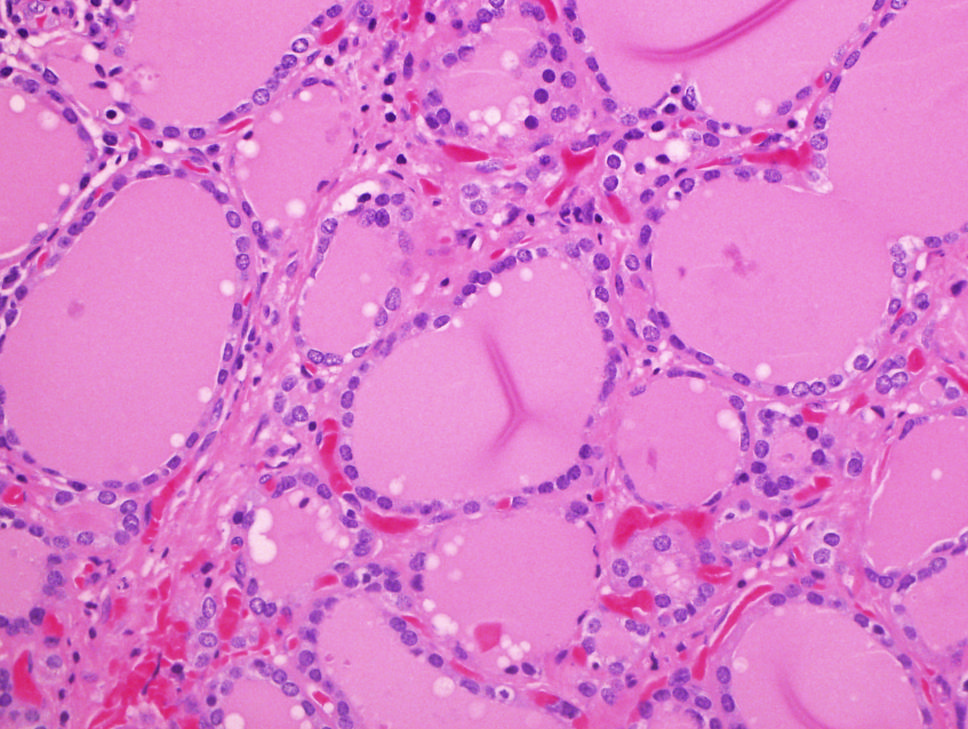
#> input picture original-image/img32.tif, 968 x 729 px, shrunk from 1360 x 1024 before the run
$ jupyter execute notebook-hexa.ipynb
#> lines starting #> are read from the running program, lines starting #| are printed output that depends on the picture; after the words box and inside, x2 and y2 are one past the last pixel; in counts of white or black regions, pixels touching at a corner belong together
[cell 1]
import cv2
import os
import logging
import numpy as np

# Set up logging
logging.basicConfig(level=logging.INFO)

def extract_nuclei(image_path, output_folder, threshold_value=150, output_format='png',
                  lower_violet=np.array([125, 50, 50]), upper_violet=np.array([160, 255, 255]),
                  min_contour_area=100, min_circularity=0.7):
    """
    Extracts nuclei from a histopathology image and saves them as separate images.

    Parameters:
    - image_path: str, path to the input image.
    - output_folder: str, path to the folder where extracted images will be saved.
    - threshold_value: int, threshold value for binary thresholding.
    - output_format: str, format for saving extracted images ('png').
    - lower_violet: np.array, lower HSV range for nucleus color segmentation.
    - upper_violet: np.array, upper HSV range for nucleus color segmentation.
    - min_contour_area: int, minimum area of contours to be considered as nuclei.
    - min_circularity: float, minimum circularity of contours to be considered as nuclei.
    """
#> called with image_path = './../original-image/img32.tif', output_folder = './../extracted-nuclei', threshold_value = 150, output_format = 'png', lower_violet = array of shape (3,), upper_violet = array of shape (3,), min_contour_area = 100, min_circularity = 0.7
    # Load the image
    image = cv2.imread(image_path)
#> image is the input picture: shape (729, 968, 3); mean B, G, R 204.1, 125.3, 221.2
    if image is None:
        raise ValueError(f"Image at path '{image_path}' could not be loaded. Please check the path.")

    # Convert to HSV color space for better color segmentation
    hsv = cv2.cvtColor(image, cv2.COLOR_BGR2HSV)
#> hsv: shape (729, 968, 3); mean H, S, V 155.2, 113.9, 223.9

    # Create a mask for nuclei based on color
    mask = cv2.inRange(hsv, lower_violet, upper_violet)
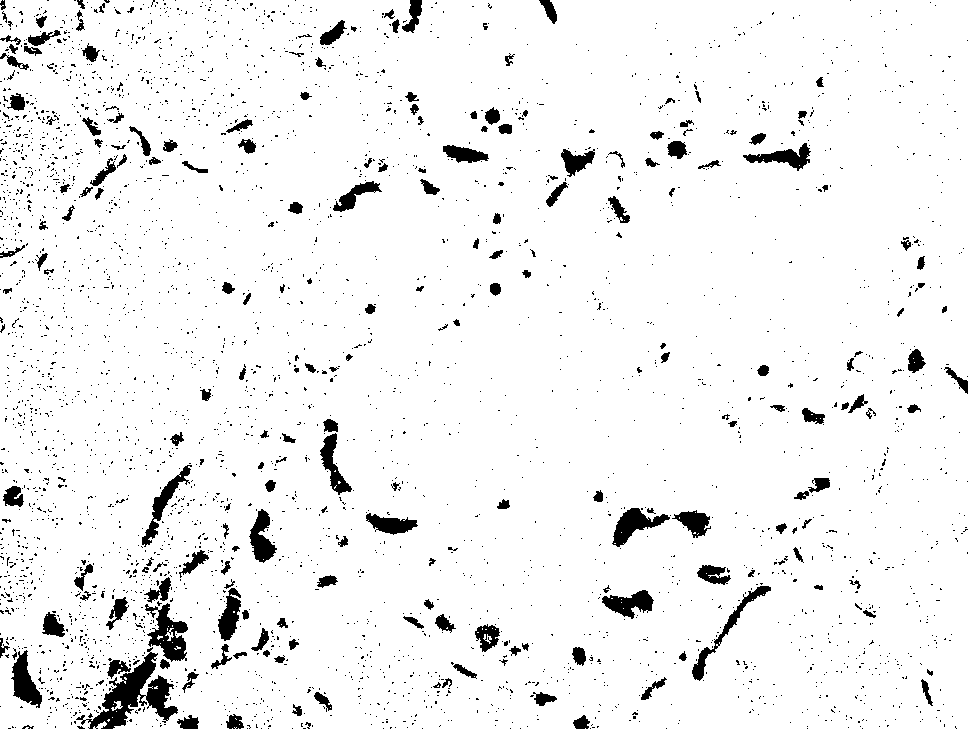
#> mask: shape (729, 968); 94.5% white; 3441 black regions (3226 under 20 px), largest, box (x1, y1, x2, y2) and area: (76, 647, 178, 729) 2688, (145, 603, 188, 662) 1208, (612, 508, 670, 547) 929

    # Apply morphological operations to remove small noises and fill gaps
    kernel = cv2.getStructuringElement(cv2.MORPH_ELLIPSE, (5, 5))
    mask = cv2.morphologyEx(mask, cv2.MORPH_OPEN, kernel, iterations=2)
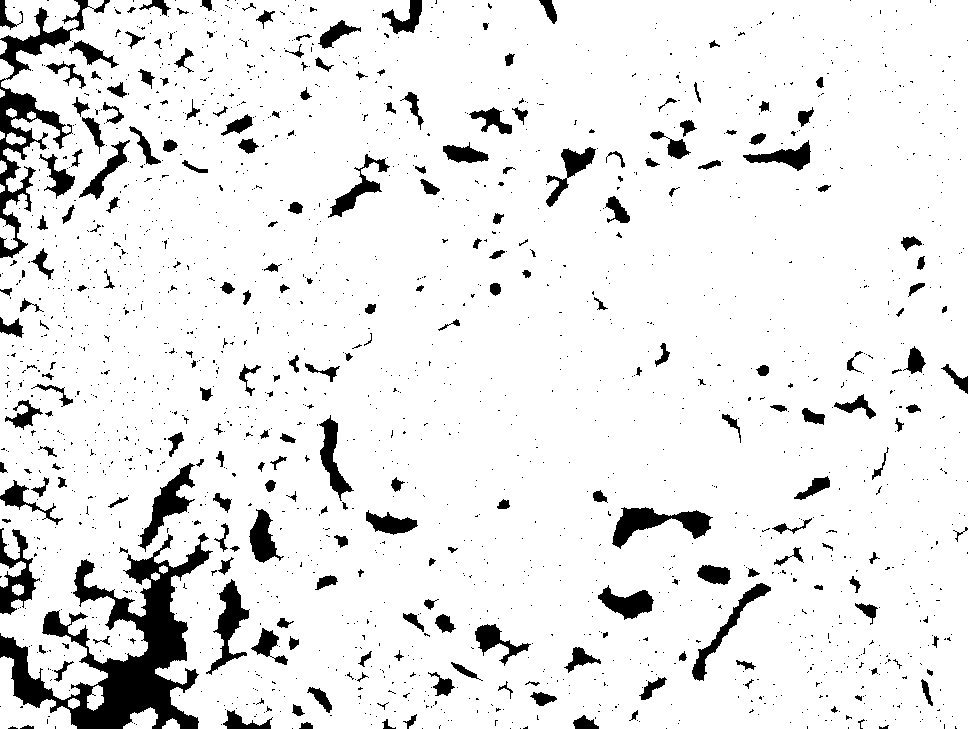
#> mask: shape (729, 968); 91.1% white; 1884 black regions (1647 under 20 px), largest, box (x1, y1, x2, y2) and area: (0, 533, 213, 729) 13815, (0, 0, 110, 258) 5000, (612, 507, 713, 549) 1770
    mask = cv2.morphologyEx(mask, cv2.MORPH_CLOSE, kernel, iterations=2)
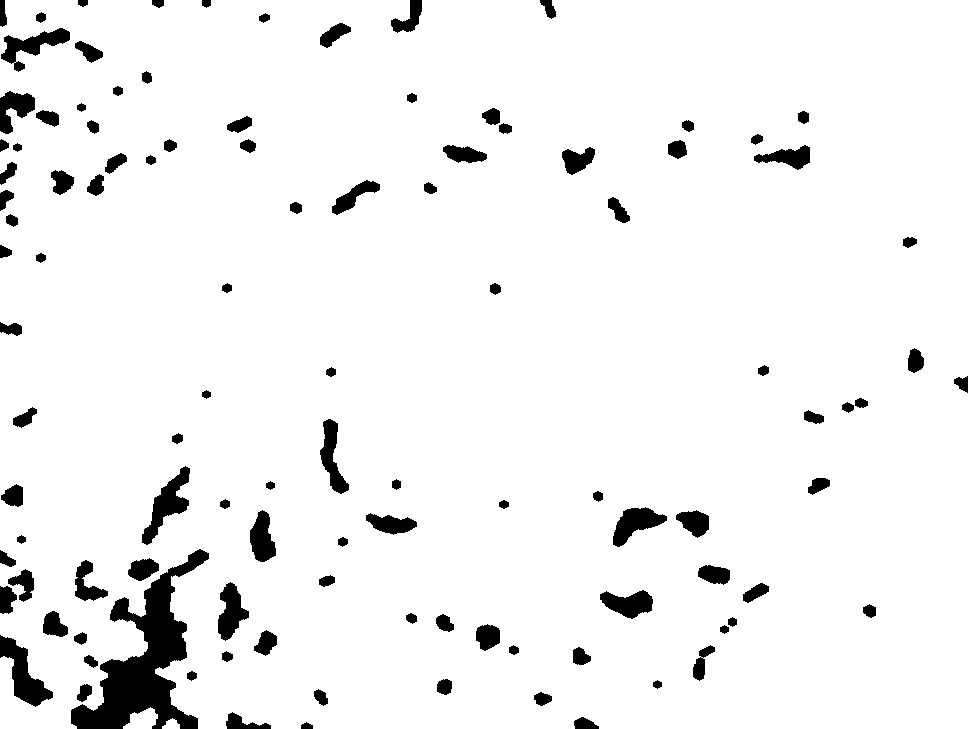
#> mask: shape (729, 968); 94.5% white; 109 black regions, largest, box (x1, y1, x2, y2) and area: (71, 549, 209, 729) 8796, (0, 635, 53, 707) 1538, (142, 466, 190, 545) 1369

    # Bitwise-AND mask and original image
    res = cv2.bitwise_and(image, image, mask=mask)
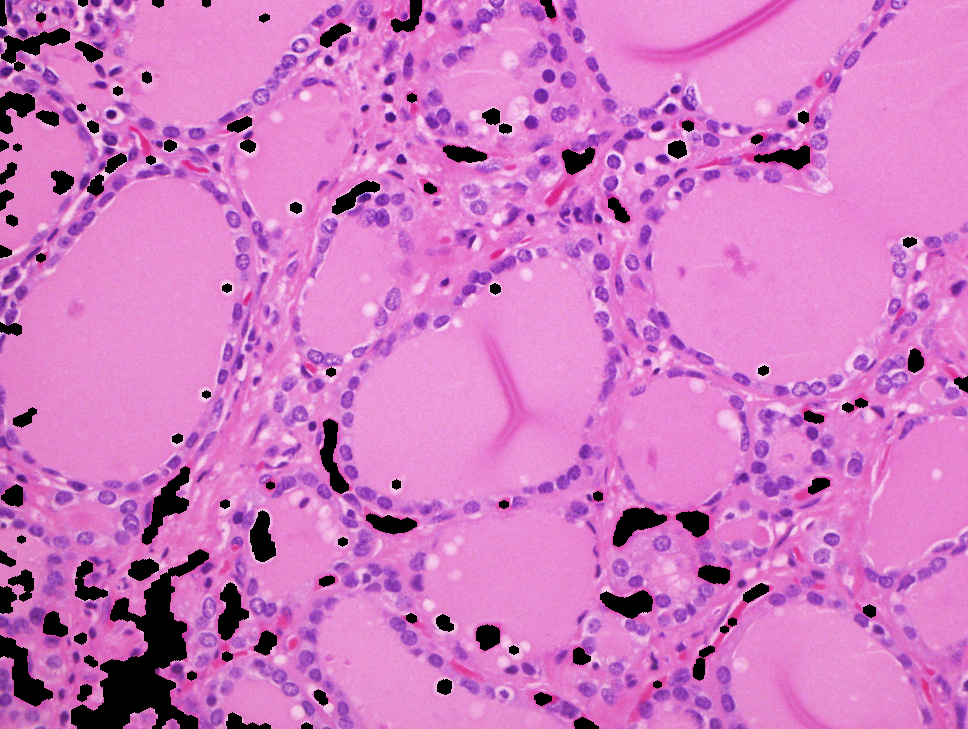
#> res: shape (729, 968, 3); mean B, G, R 194.4, 119.8, 208.9

    # Convert the result to grayscale
    gray = cv2.cvtColor(res, cv2.COLOR_BGR2GRAY)
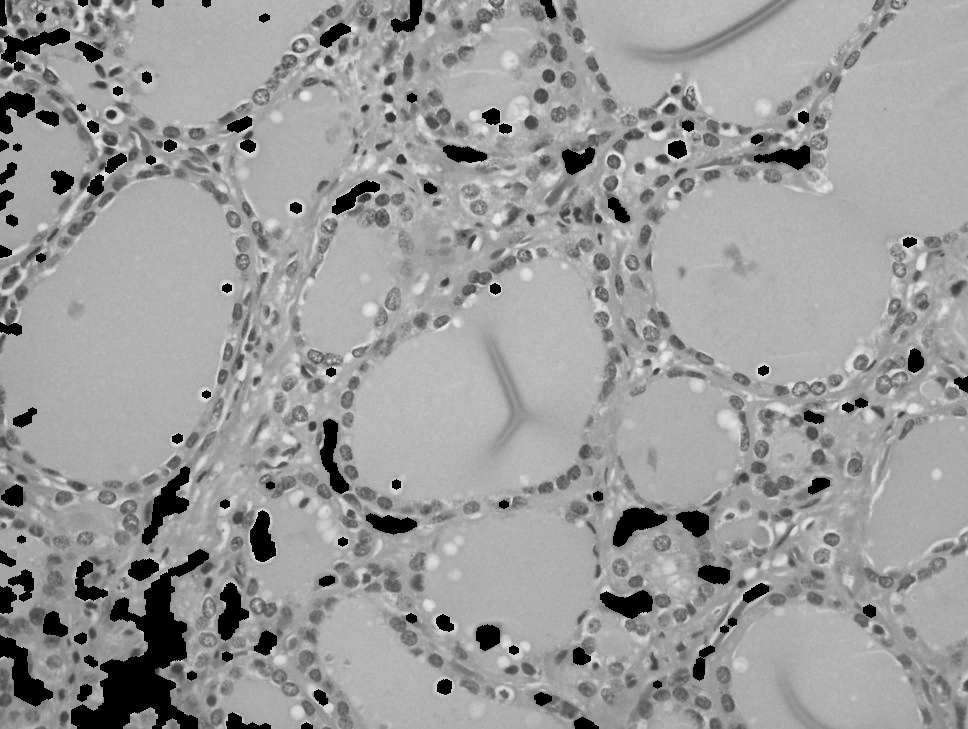
#> gray: shape (729, 968); min 0, max 240, mean 154.9

    # Blur the image to reduce noise before thresholding
    blurred = cv2.GaussianBlur(gray, (5, 5), 0)

    # Adaptive thresholding for better handling of varying lighting conditions
    thresh = cv2.adaptiveThreshold(blurred, 255,
                                   cv2.ADAPTIVE_THRESH_GAUSSIAN_C,
                                   cv2.THRESH_BINARY_INV, 11, 2)
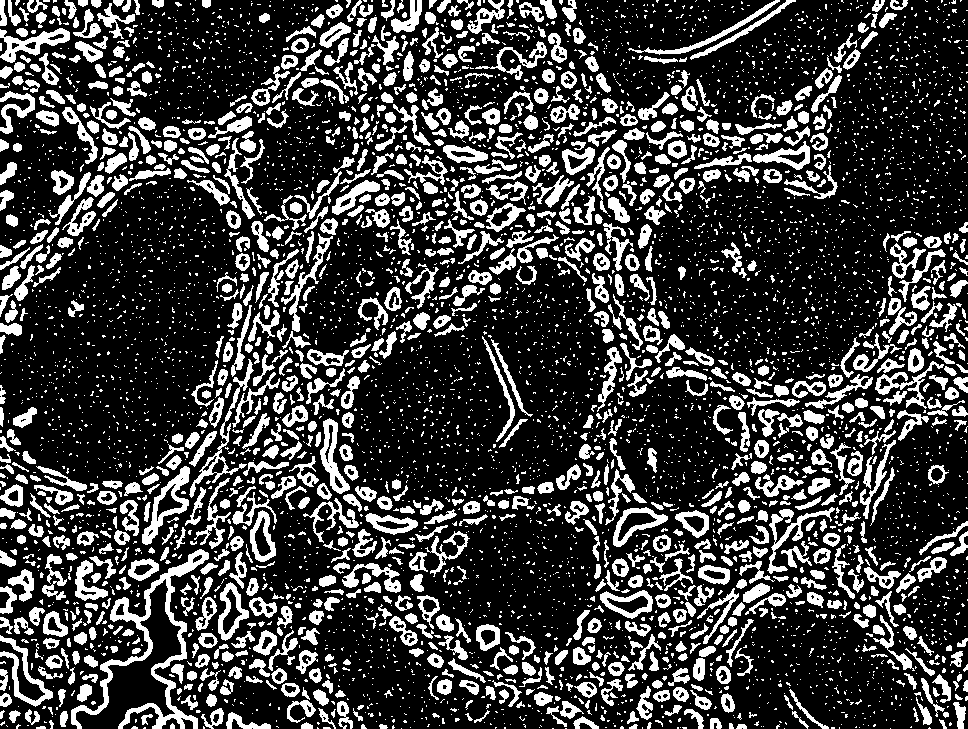
#> thresh: shape (729, 968); 24.6% white; 5743 white regions (4442 under 20 px)

    # Find contours of the nuclei
    contours, _ = cv2.findContours(thresh, cv2.RETR_EXTERNAL, cv2.CHAIN_APPROX_SIMPLE)
#> contours = 5742 contours, 4677 with area under 20; largest, box (x1, y1, x2, y2) and area: (71, 549, 209, 729) 3175, (142, 466, 190, 545) 1260, (613, 507, 668, 547) 1021, (0, 28, 70, 63) 954, (218, 582, 249, 641) 952

    # Create output folder if it doesn't exist
    if not os.path.exists(output_folder):
        os.makedirs(output_folder)

    # Check if any contours were found
    if not contours:
        logging.info("No contours found in the image.")
        return

    saved_count = 0
    # Extract and save each nucleus
    for i, contour in enumerate(contours):
        area = cv2.contourArea(contour)
        if area < min_contour_area:
            logging.debug(f"Contour {i} skipped due to small area: {area}")
            continue

        # Calculate circularity to ensure the contour is roughly circular
        perimeter = cv2.arcLength(contour, True)
        if perimeter == 0:
            logging.debug(f"Contour {i} has zero perimeter and is skipped.")
            continue
        circularity = 4 * np.pi * (area / (perimeter * perimeter))
        if circularity < min_circularity:
            logging.debug(f"Contour {i} skipped due to low circularity: {circularity:.2f}")
            continue

        x, y, w, h = cv2.boundingRect(contour)
        nucleus_image = image[y:y+h, x:x+w]

        # Check if the nucleus image is not empty and meets size requirements
        if nucleus_image.size == 0 or w < 10 or h < 10:
            logging.warning(f"Nucleus image {i} is too small or empty and will not be saved.")
            continue

        # Optional: Further validation can be added here (e.g., checking intensity)

        nucleus_image_path = os.path.join(output_folder, f'nucleus_{i}.{output_format}')
        cv2.imwrite(nucleus_image_path, nucleus_image)
        logging.info(f"Saved nucleus image: {nucleus_image_path}")
        saved_count += 1
#> this loop made 5742 passes
#> area on passes 42, 47, 60: 32, 23.5, 48
#> after the loop, saved_count = 95

    logging.info(f"Total nuclei saved: {saved_count}")

# Example usage
if __name__ == "__main__":
    extract_nuclei(
        image_path='./../original-image/img32.tif',
        output_folder='./../extracted-nuclei',
        threshold_value=150,
        output_format='png',
        lower_violet=np.array([125, 50, 50]),
        upper_violet=np.array([160, 255, 255]),
        min_contour_area=100,
        min_circularity=0.7
    )
